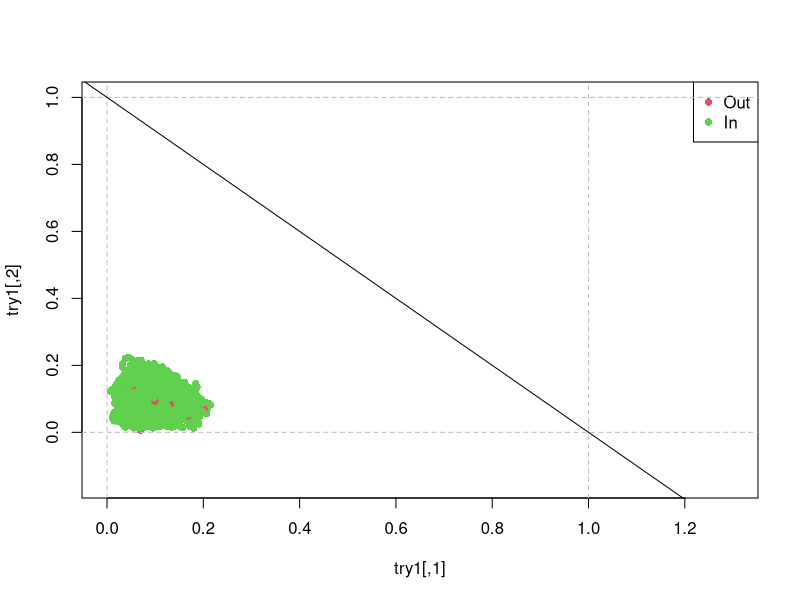
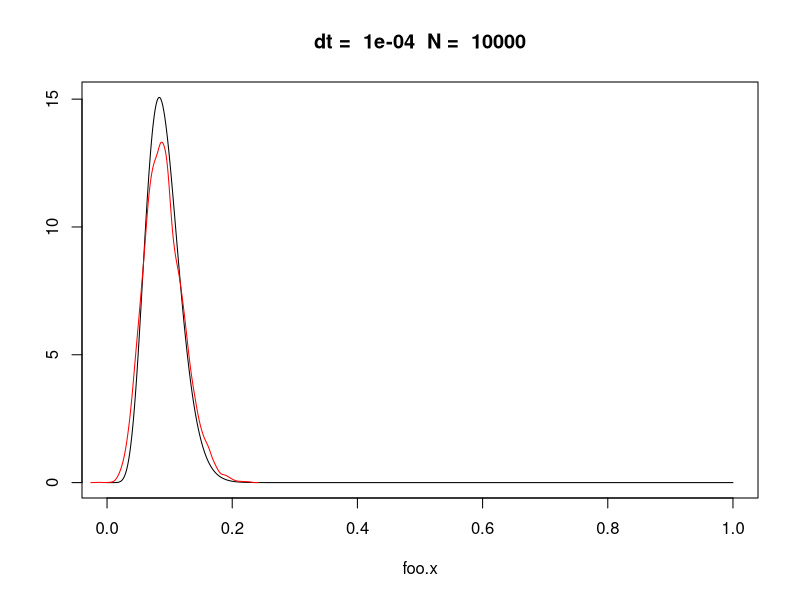

Reproduce these figures in R, in order.
###AugUBA for Simplex
set.seed(123)

##Dimesion of the supprt
d = 11

#Parameters of Dirichlet Distribution
nl = rep(10,11)
#nl = c(3,3)
al= rep(0.1, d) 
alpha <- al + nl
#eps = 1e-10

##Calculate projection 
projsplx = function(u)
{
  ##Initialize
  y = sort(u)
  n = length(y)
  t = numeric(n-1)
  i = n-1
  
  ##Calculating t_hat
  while(i>= 1)
  {
    #Calculate t_i for i>=1
    t[i] = (sum(y[(i+1):n]) - 1)/(n-i)
    if(t[i] >= y[i])
    {
      t_hat = t[i]
      x = ifelse((u - t_hat) >0 , (u- t_hat) , 0)
      return(x)
    }
    else
    {
      #decrement
      i = i - 1
    }
  }
  
  #Calculate t_hat for i==0
  t_hat = (sum(y)-1)/n
  x = ifelse((u - t_hat) >0 , (u - t_hat) , 0)
  return(x)
  
}


##Calculate augmented drift
aug_drift = function(x)
{
  u = projsplx(x)
  
  u.sub <- u[1:(d-1)]
  x.sub <- x[1:(d-1)]
  nl.sub <- nl[1:(d-1)]
  al.sub<- al[1:(d-1)]
  
  dlogf = (nl.sub + al.sub -1)/x.sub - (nl.sub + al.sub -1)/(1 -sum(x.sub))
  
  rtn = ifelse( u.sub - x.sub == 0 , dlogf , sign(u.sub - x.sub)*Inf)
  return(rtn)
}

##Calculate probability function 
aug_probf = function(u , dt, v)
{
  mu = aug_drift(u)
  temp = -sqrt(2*dt)*v*mu
  return(1/(1 + exp(temp)))
}


###Preconditioning matrix 
###Calculate preconditioning matrix
C = function(x)
{
  u = projsplx(x)
  u.sub <- u[1:(d-1)]
  x.sub <- x[1:(d-1)]
  s = matrix(u.sub - x.sub , nrow = length(u.sub) , ncol = 1)
  
  #Projection matrix
  den = t(s)%*%s
  den = den[1,1]
  
  foo = prod(s==0)
  #foo = prod(s < eps)
  count = 0
  if(foo>0)
  {
    I = diag(1,nrow =  d-1, ncol = d-1)
    rtn = I
    count = count + 1
  }else{
    P = s%*% t(s)
    P = P/den
    rtn = P 
  }
  return(list(rtn ,count))
}

###AugUBA
aug_UBA = function(x0,dt,N)
{
  x = matrix(0 ,nrow = N, ncol= d)
  
  #initializing the first row 
  x[1 , ] = x0
  ind = rep(FALSE, N)
  counter = 0
  for( i in 2: N)
  {
    v = rnorm(d-1)
    U = runif(d-1)
    prob = aug_probf(u = x[(i-1), ], dt = dt , v = v)
    v = ifelse(U<= prob , v, -v)
    pack = C(x[(i-1), ])
    mat = pack[[1]]
    temp = pack[[2]]
    if(temp ==1)
    {
      counter = counter + 1
      ind[i] = TRUE
    }
    x[i, -d] = x[(i-1), -d] + sqrt(2*dt)*mat%*%v
    x[i , d] = 1 - sum(x[i, -d]) #Using the dirichlet constraint
    #print(sum(x[i,]))
    if(i%% 1e3 ==0)
    {
      print(i)
    }
    
  } 
  return(list(x , ind, counter))
}

x0 = rep(1/d, d)
#x0 = c(0.5,0.5)
dt = 1e-4
N <- 1e4
try = aug_UBA(x0, dt = dt , N = N) 
c = try[[3]]
r = 1 - c/N
r
#plot(try[[2]][1:500], type = 'l')

try1 = try[[1]]
out = try1[try[[2]] ,]
plot(try1, col = try[[2]]+2 ,pch = 16, 
     xlim = c(0,1.3), ylim = c(-0.15, 1))
legend("topright", legend = c('Out', 'In'), col = try[[2]]+2, pch = 16 )
abline(h = 0 , col = 'grey', lty = 2)
abline(h = 1, col = 'grey', lty =2)
abline(v = 0 , col = 'grey', lty =2)
abline(v = 1 , col = 'grey', lty =2)
abline(a = 1 , b = -1 )

foo.x <- seq(0,1, length = 1e3)
# foo.mat = cbind(foo.x , 1 - foo.x)
# foo.grad = numeric(1e3)
# for(i in 1:1e3)
# {
#   foo.grad[i] = aug_drift(foo.mat[i,])
# }
# 
# 
ind <- 4
plot(foo.x, dbeta(foo.x, shape1 = alpha[ind],
                  shape2 = sum(alpha) - alpha[ind]),
     type = 'l', ylab = '', main = paste('dt = ', dt,' N = ', N))

lines(density(out[,ind]) ,
      main = paste('X1, r = ',round(r)), col = "red")

#plot(foo.x[-1] , foo.grad[-1], type = 'l',col =2)
#plot(density(out[,ind]) , main = paste('X1, r = ',r), col = "red")
#plot(density(foo.grad))



# ind <- 100
# plot(try[[1]][1:ind, ], col = try[[2]][1:ind] + 1, pch = 16, xlim = c(0,1), ylim = c(0,1))
# 
# plot(try[[1]][1:100,1], col = try[[2]]+2, pch = 16)
# abline(h = 1)
# plot(try[[1]][,2], col = try[[2]]+2, pch = 16)

